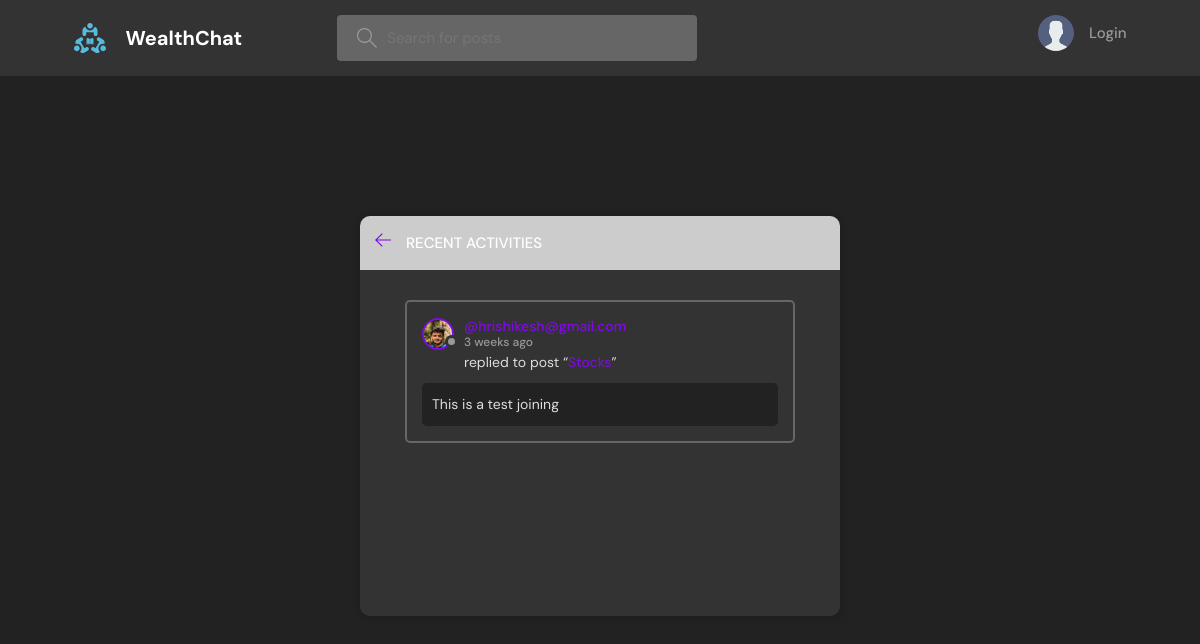
The page /activity/ on the database its author committed.
### base/models.py (models this page shows, shortened)
class Message(models.Model):
    user = models.ForeignKey(User, on_delete=models.CASCADE)
    room = models.ForeignKey(Room, on_delete=models.CASCADE)
    body = models.TextField()
    updated = models.DateTimeField(auto_now=True)
    created = models.DateTimeField(auto_now_add=True)
    class Meta:
        ordering = ['-updated', '-created']

class User(AbstractUser):
    name = models.CharField(max_length=200, null=True)
    email = models.EmailField(unique=True, null=True)
    bio = models.TextField(null=True)
    avatar = models.ImageField(null=True, default="avatar.svg")
    USERNAME_FIELD = 'email'
    REQUIRED_FIELDS = []

class Room(models.Model):
    host = models.ForeignKey(User, on_delete=models.SET_NULL, null=True)
    topic = models.ForeignKey(Topic, on_delete=models.SET_NULL, null=True)
    name = models.CharField(max_length=200)
    description = models.TextField(null=True, blank=True)
    participants = models.ManyToManyField(
        User, related_name='participants', blank=True)
    updated = models.DateTimeField(auto_now=True)
    created = models.DateTimeField(auto_now_add=True)
    class Meta:
        ordering = ['-updated', '-created']
    def __str__(self):
        return self.name

### base/views.py (the view)
# urls.py: path('activity/', views.activityPage, name="activity"),
def activityPage(request):
    room_messages = Message.objects.all()
    return render(request, 'base/activity.html', {'room_messages': room_messages})

### base/templates/base/activity.html (shortened to what this page needs)
{% extends 'main.html' %}
{% block content %}
<main class="layout">
  <div class="container">
    <div class="layout__box">
      <div class="layout__boxHeader">
        <div class="layout__boxTitle">
          <a href="{% url 'home' %}">
            <svg version="1.1" xmlns="http://www.w3.org/2000/svg" width="32" height="32" viewBox="0 0 32 32">
              <title>arrow-left</title>
              <path
                d="M13.723 2.286l-13.723 13.714 13.719 13.714 1.616-1.611-10.96-10.96h27.625v-2.286h-27.625l10.965-10.965-1.616-1.607z">
              </path>
              </path>
            </svg>
          </a>
          <h3>Recent Activities</h3>
        </div>
      </div>
      <div class="activities-page layout__body">
        {% for message in room_messages %}
        <div class="activities__box">
          <div class="activities__boxHeader roomListRoom__header">
            <a href="{% url 'user-profile' message.user.id %}" class="roomListRoom__author">
              <div class="avatar avatar--small">
                <img src="{{message.user.avatar.url}}" />
              </div>
              <p>
                @{{message.user}}
                <span>{{message.created|timesince}} ago</span>
              </p>
            </a>
          </div>
          <div class="activities__boxContent">
            <p>replied to post “<a href="{% url 'room' message.room.id %}">{{message.room}}</a>”</p>
            <div class="activities__boxRoomContent">
              {{message.body}}
            </div>
          </div>
        </div>
        {% endfor %}
      </div>
    </div>
  </div>
</main>
{% endblock content %}

### static/styles/style.css (style rules this page uses)
:root { --color-main:#810ae6; --color-main-light:#7380ec; --color-dark: #333333; --color-dark-medium: #666666; --color-dark-light: #CCCCCC; --color-light: #FFFFFF; --color-gray: #999999; --color-light-gray: #DDDDDD; --color-bg: #222222; --color-success: #4CAF50; --color-error: #FFC107; }
* { font-family: "DM Sans", -apple-system, BlinkMacSystemFont, "Segoe UI", Roboto, Oxygen, Ubuntu, Cantarell, "Open Sans", "Helvetica Neue", sans-serif; margin: 0; padding: 0; box-sizing: border-box; text-rendering: optimizeLegibility; font-size: inherit; }
html { font-size: 56.25%; }
@media only screen and (min-width: 1200px) { html { font-size: 62.5%; } }
body { line-height: 1.6; font-weight: 400; font-size: 1.5rem; color: var(--color-light-gray); background-color: var(--color-bg); min-height: 100vh; }
img { width: 100%; }
a { display: inline-block; color: var(--color-main); text-decoration: none; }
.container { max-width: 120rem; width: 90%; margin: auto; }
.avatar { position: relative; display: inline-block; border-radius: 50%; border: 2px solid var(--color-main); }
.avatar img { display: block; border-radius: 50%; object-fit: cover; object-position: center; }
.avatar::after { content: ""; display: block; position: absolute; background-color: var(--color-gray); z-index: 111; border-radius: 50%; border: 0.3rem solid var(--color-dark); }
.avatar.avatar--small img { width: 2.8rem; height: 2.8rem; }
.avatar.avatar--small:after { width: 0.7rem; height: 0.7rem; bottom: 0px; right: -6px; }
.layout { margin-top: 2.4rem; }
.layout > .container { display: flex; justify-content: space-between; align-items: flex-start; }
.layout__box { width: 90%; max-width: 48rem; min-height: 40rem; position: absolute; top: 50%; left: 50%; transform: translate(-50%, -46%); background-color: var(--color-dark); border-radius: 1rem; box-shadow: 1px 1px 6px 3px rgba(0, 0, 0, 0.1); overflow: hidden; }
.layout__boxHeader { display: flex; padding: 1.5rem; background-color: var(--color-dark-light); }
.layout__boxTitle { display: flex; gap: 1.5rem; align-items: center; }
.layout__boxTitle h3 { text-transform: uppercase; font-weight: 500; color: var(--color-light); }
.layout__boxTitle svg { width: 1.6rem; height: 1.6rem; fill: var(--color-main); }
.layout__body { margin: 3rem; }
.roomListRoom__header { display: flex; justify-content: space-between; align-items: center; }
.roomListRoom__author { font-weight: 500; display: flex; align-items: center; gap: 1rem; }
.activities__box { margin: 1.5rem; padding: 1.5rem; border: 2px solid var(--color-dark-medium); border-radius: 5px; }
.activities__boxHeader p { font-size: 1.4rem; line-height: 1.3; }
.activities__boxHeader p span { color: var(--color-gray); font-size: 1.2rem; display: block; }
.activities__boxContent { margin-left: 4.2rem; }
.activities__boxContent { font-size: 1.4rem; }
.activities__boxRoomContent { background: var(--color-bg); padding: 1rem; border-radius: 5px; margin-top: 1rem; margin-left: -4.2rem; }

### rows shown on the page
Message: user.avatar (picture), user "hrishikesh@gmail.com", created "3 weeks", room "Stocks", body "This is a test joining"
